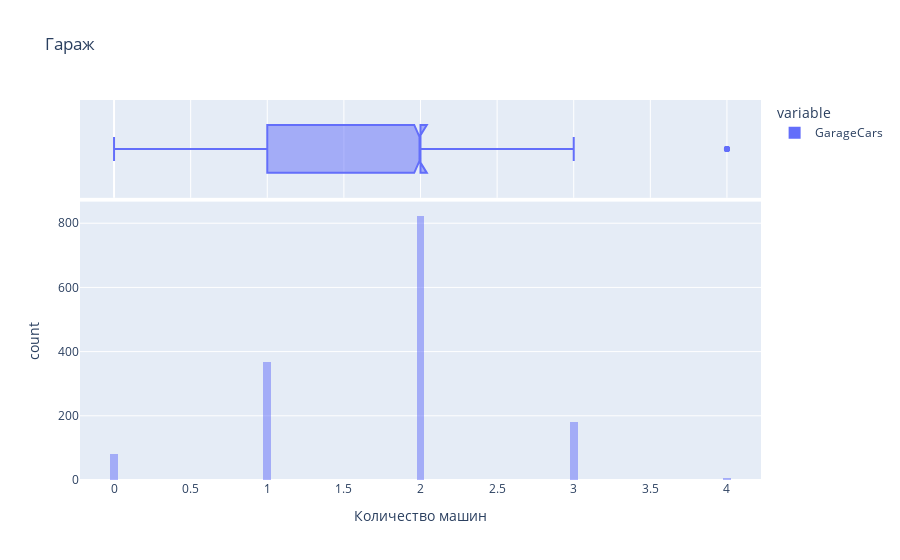

The cell this chart's notebook holds for it:
### Code cell
import plotly.express as px
# Отрисуем интерактивный график
fig = px.histogram(df['GarageCars'],
                   title='Гараж',
                   marginal = 'box',
                   nbins =  100,
                   barmode='overlay',
                   labels={"value": "Количество машин"})

fig.show()

### Figure 1 — Plotly figure (JSON) as saved in the notebook; plotly's stock layout.template omitted (floating-point values rounded to 4 significant figures; data arrays with more than 128 entries replaced by an {"elided": "..."} marker saying what was removed)
{"data": [{"alignmentgroup": "True", "bingroup": "x", "hovertemplate": "variable=GarageCars<br>Количество машин=%{x}<br>count=%{y}<extra></extra>", "legendgroup": "GarageCars", "marker": {"color": "#636efa", "opacity": 0.5, "pattern": {"shape": ""}}, "name": "GarageCars", "nbinsx": 100, "offsetgroup": "GarageCars", "orientation": "v", "showlegend": true, "type": "histogram", "x": {"elided": "1460 int values"}, "xaxis": "x", "yaxis": "y"}, {"alignmentgroup": "True", "hovertemplate": "variable=GarageCars<br>Количество машин=%{x}<extra></extra>", "legendgroup": "GarageCars", "marker": {"color": "#636efa"}, "name": "GarageCars", "notched": true, "offsetgroup": "GarageCars", "showlegend": false, "type": "box", "x": {"elided": "1460 int values"}, "xaxis": "x2", "yaxis": "y2"}], "layout": {"autosize": true, "barmode": "overlay", "legend": {"title": {"text": "variable"}, "tracegroupgap": 0}, "title": {"text": "Гараж"}, "xaxis": {"anchor": "y", "autorange": true, "domain": [0, 1], "range": [-0.2222, 4.222], "title": {"text": "Количество машин"}, "type": "linear"}, "xaxis2": {"anchor": "y2", "autorange": true, "domain": [0, 1], "matches": "x", "range": [-0.2222, 4.222], "showgrid": true, "showticklabels": false, "type": "linear"}, "yaxis": {"anchor": "x", "autorange": true, "domain": [0, 0.7326], "range": [0, 867.4], "title": {"text": "count"}}, "yaxis2": {"anchor": "x2", "autorange": true, "domain": [0.7426, 1], "matches": "y2", "range": [-0.5, 0.5], "showgrid": false, "showline": false, "showticklabels": false, "ticks": "", "type": "category"}}}
